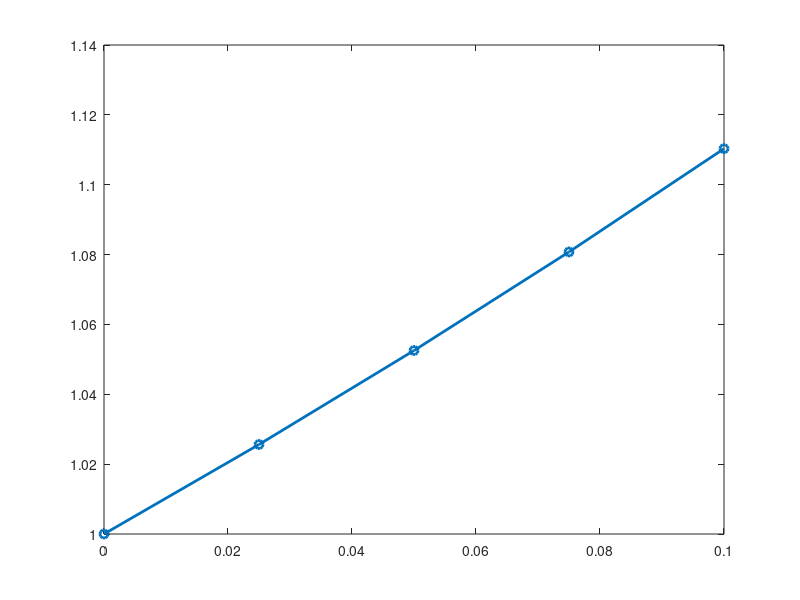

This chart was generated by the following MATLAB code: (Note: this script raises an error after producing the figure.)
clear all; clc;

f = @(x, y) x+y;
y0 = 1;
x0 = 0;
dx = 0.025;
x_target = 0.1; % y(0,1)
n = (x_target - x0)/dx;

x = zeros(n+1, 1);
y = zeros(n+1, 1);

x(1) = x0;
y(1) = y0;

for i = 1:n
    y_aksen(i) = f(x(i), y(i));
    
    y(i+1) = y(i) + y_aksen(i) * dx;

    x(i+1) = x(i) + dx;
    
    y_aksen(i+1) = f(x(i+1), y(i+1));
    
    y_bar_aksen = 0.5 * (y_aksen(i) + y_aksen(i+1));
    y_prediksi_tampil = y(i+1); 
    
    y(i+1) = y(i) + y_bar_aksen * dx;
end

fprintf("--------------------------\n")
fprintf("Iterasi\t x\t\t y (heun)\n")
fprintf("--------------------------\n")
for i = 1:length(x)
    fprintf("%d\t\t %.3f\t %.3f\n", i-1, x(i), y(i));
end
fprintf("--------------------------\n")

fprintf("Hasil dari metode Heun adalah: %.3f\n", y(end));

figure;
plot(x, y, '-o', 'LineWidth', 2, 'MarkerSize', 6);
title(["Grafik Metode Heun dy/dx = x + y"], ["Feby Syarief A-0087-Ose C"]);
xlabel("x");
ylabel("yi + 1");
grid on;
